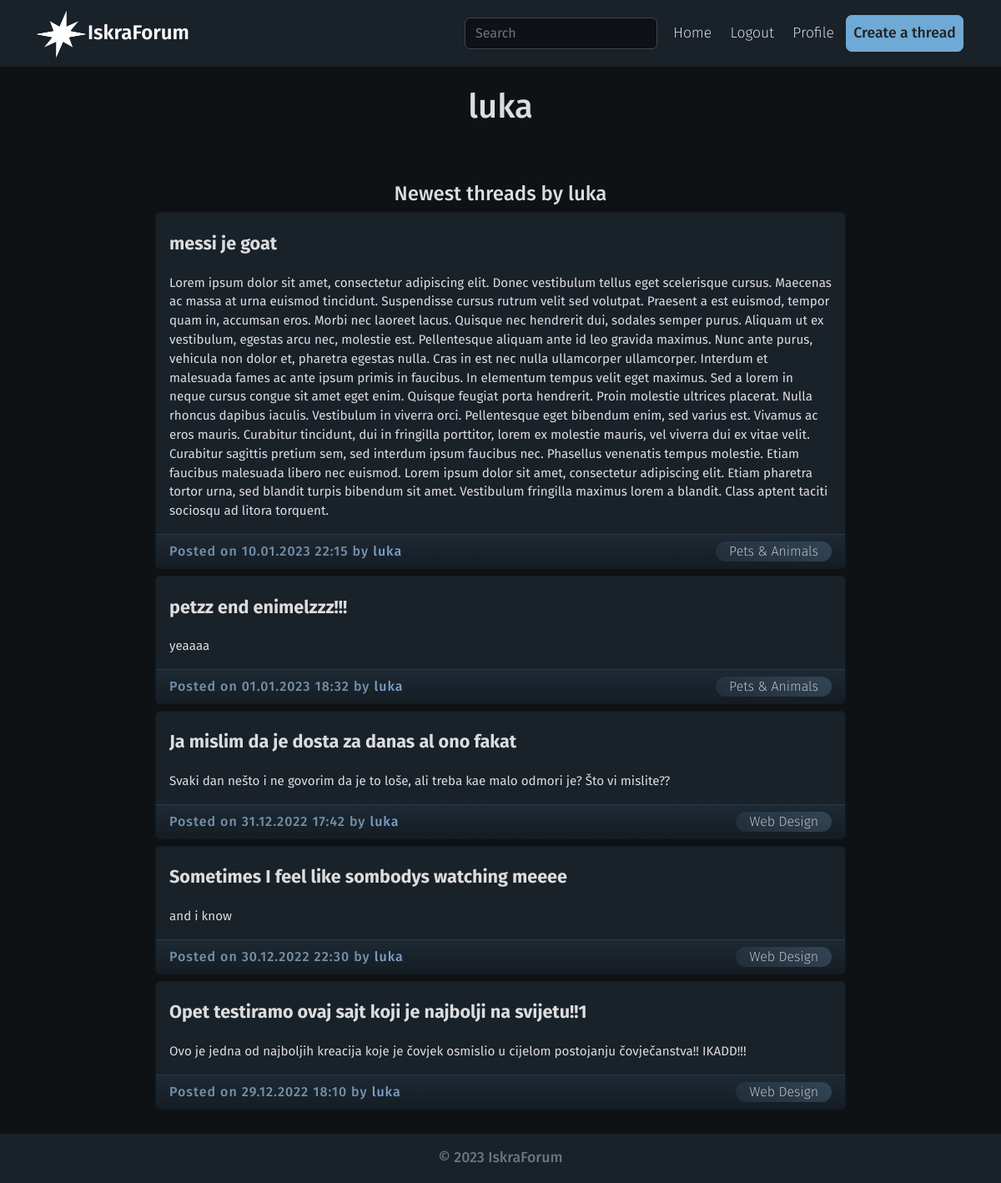
The app's page /user/luka/ (signed in) with its own data.
### base/models.py (models this page shows, shortened)
class Thread(models.Model):
    title = models.CharField(max_length=150)
    description = models.TextField()
    uploader = models.ForeignKey(User, null=True, blank=True, on_delete=models.CASCADE)
    category = models.ForeignKey("Category", verbose_name=("Category"), null=True, on_delete=models.DO_NOTHING)
    created = models.DateTimeField(auto_now_add=True)

class Category(models.Model):
    name = models.CharField(max_length=200, unique=True)
    description = models.TextField()
    created = models.DateTimeField(auto_now_add=True)

### base/views.py (the view)
# urls.py: path('user/<str:name>/', views.user_view, name="user_view"),
def user_view(request, name):
    users = User.objects.get(username=name)
    threads = users.thread_set.all()
    context = {
        'users': users,
        'threads': threads,
    }
    return render(request, 'base/user_view.html', context)

### base/templates/base/user_view.html (shortened to what this page needs)
{% extends 'base/base.html' %}
{% load static %}
{% block content %}
<div class="container container-user">
    <div class="wrap d-flex justify-content-center mt-4">
        <h1>{{users.username}}</h1>
    </div>
    {% if not threads %}
        <div class="wrap d-flex justify-content-center mt-5">
            <h4 class="threads-by-user">{{users.username}} has not made any threads</h4>
        </div>
    {% else %}
        <div class="wrap d-flex justify-content-center mt-5">
            <h4 class="threads-by-user">Newest threads by {{users.username}}</h4>
        </div>
    {% endif %}
    {% for thread in threads reversed %}
        <div class="card card-thread mb-2">
            <a href="{% url 'thread' thread.id %}" class="card-body thread-body">
                <h5 class="card-title thread-title">{{ thread.title }}</h5>
                <p class="card-text thread-text">{{ thread.description }}</p>
            </a>
            <div class="card-footer thread-footer d-flex align-items-center justify-content-between">
                    <span class="post-info">Posted on {{ thread.created|date:'d.m.Y H:i' }} by <a href="/user/{{thread.uploader.username}}" class="thread-user-link"> {{thread.uploader.username}} </a> </span> <a class="category" href="{% url 'home' %}?q={{thread.category.name}}"> {{thread.category.name}} </a>
            </div>
        </div>
    {% endfor %}
</div>
{% endblock content %}

### records on screen
Thread: title "messi je goat", description "Lorem ipsum dolor sit amet, consectetur adipiscing elit. Donec vestibulum tellus eget scelerisque cursus. Maecenas ac massa at urna euismod tincidunt. Suspendisse cursus rutrum velit sed volutpat. Praesent a est euismod, tempor quam in, accumsan eros. Morbi nec laoreet lacus. Quisque nec hendrerit dui, sodales semper purus. Aliquam ut ex vestibulum, egestas arcu nec, molestie est. Pellentesque aliquam ante id leo gravida maximus. Nunc ante purus, vehicula non dolor et, pharetra egestas nulla. Cras in est nec nulla ullamcorper ullamcorper. Interdum et malesuada fames ac ante ipsum primis in faucibus. In elementum tempus velit eget maximus. Sed a lorem in neque cursus congue sit amet eget…", created "10.01.2023 22:15", uploader.username "luka", category.name "Pets & Animals"
Thread: title "petzz end enimelzzz!!!", description "yeaaaa", created "01.01.2023 18:32", uploader.username "luka", category.name "Pets & Animals"
Thread: title "Ja mislim da je dosta za danas al ono fakat", description "Svaki dan nešto i ne govorim da je to loše, ali treba kae malo odmori je? Što vi mislite??", created "31.12.2022 17:42", uploader.username "luka", category.name "Web Design"
Thread: title "Sometimes I feel like sombodys watching meeee", description "and i know", created "30.12.2022 22:30", uploader.username "luka", category.name "Web Design"
Thread: title "Opet testiramo ovaj sajt koji je najbolji na svijetu!!1", description "Ovo je jedna od najboljih kreacija koje je čovjek osmislio u cijelom postojanju čovječanstva!! IKADD!!!", created "29.12.2022 18:10", uploader.username "luka", category.name "Web Design"

### other values on screen
{{ users.username }} "luka"
